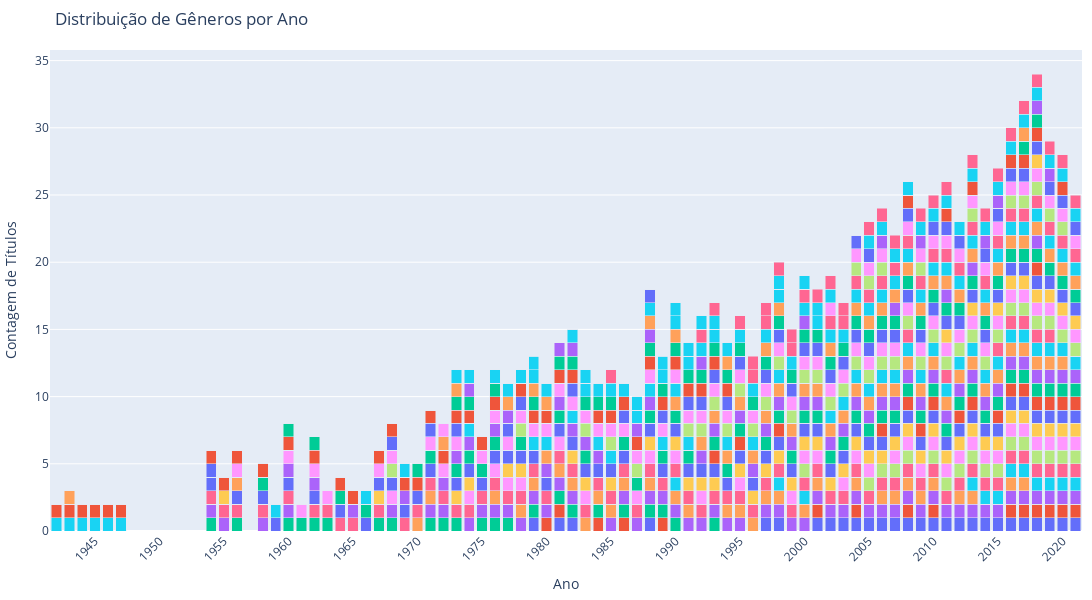

Write notebook code for a chart like this one.
### Code cell
import plotly.graph_objects as go

# Agrupamento por ano e contagem de gêneros
generos_por_ano = df.groupby('Ano')['Genero'].apply(lambda x: ','.join(x)).reset_index()

# Criando um dataframe com dummies para os gêneros
generos_dummies = generos_por_ano['Genero'].str.get_dummies(sep=',')

# Lista de anos
anos = generos_por_ano['Ano']

# Criando lista de figuras para os subplots
fig = go.Figure()

# Adicionando um trace para cada gênero
for genero in generos_dummies.columns:
    fig.add_trace(go.Bar(x=anos, y=generos_dummies[genero], name=genero, showlegend=False))

# Atualizando o layout do gráfico
fig.update_layout(
    title='Distribuição de Gêneros por Ano',
    xaxis_title='Ano',
    yaxis_title='Contagem de Títulos',
    xaxis=dict(tickangle=-45, dtick=5),  # Definindo o intervalo de tick como 1 para mostrar todos os anos
    barmode='stack',
    height=600,  # Altura do gráfico
    width=1100,  # Largura do gráfico
    margin=dict(l=10, r=10, t=50, b=50)  # Margens (esquerda, direita, topo, baixo)
)

# Mostrando o gráfico
fig.show()
